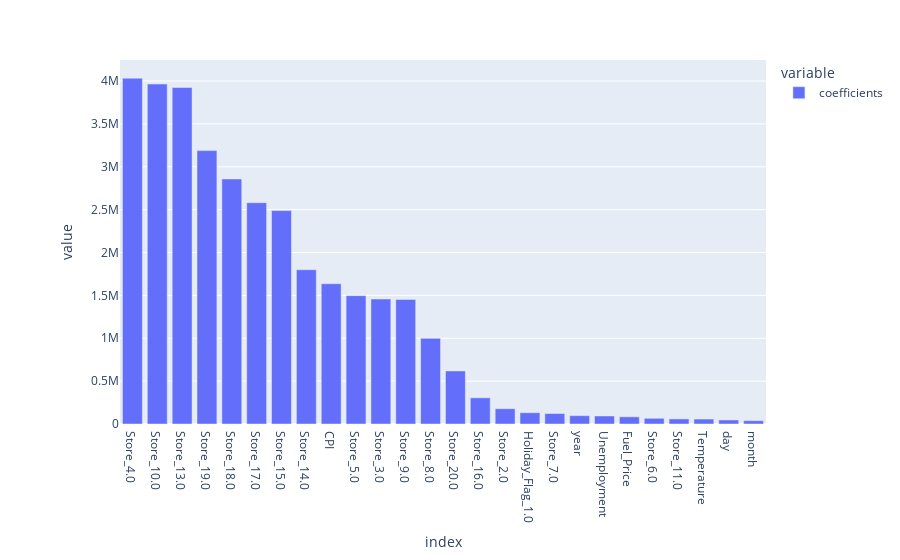

This figure's notebook cell:
### Code cell
# Plot coefficients sorted from highest to lowest
fig = px.bar(feature_importance.sort_values(by = 'coefficients', ascending=False), orientation='v')
fig.update_layout(showlegend=True, 
                 margin={'l': 120}  # to avoid cropping of column names
                )
fig.show()

### Figure 1 — Plotly figure (JSON) as saved in the notebook; plotly's stock layout.template omitted (floating-point values rounded to 4 significant figures)
{"data": [{"alignmentgroup": "True", "hovertemplate": "variable=coefficients<br>index=%{x}<br>value=%{y}<extra></extra>", "legendgroup": "coefficients", "marker": {"color": "#636efa", "pattern": {"shape": ""}}, "name": "coefficients", "offsetgroup": "coefficients", "orientation": "v", "showlegend": true, "textposition": "auto", "type": "bar", "x": ["Store_4.0", "Store_10.0", "Store_13.0", "Store_19.0", "Store_18.0", "Store_17.0", "Store_15.0", "Store_14.0", "CPI", "Store_5.0", "Store_3.0", "Store_9.0", "Store_8.0", "Store_20.0", "Store_16.0", "Store_2.0", "Holiday_Flag_1.0", "Store_7.0", "year", "Unemployment", "Fuel_Price", "Store_6.0", "Store_11.0", "Temperature", "day", "month"], "xaxis": "x", "y": [4033000.0, 3965000.0, 3924000.0, 3188000.0, 2858000.0, 2581000.0, 2488000.0, 1799000.0, 1636000.0, 1497000.0, 1458000.0, 1453000.0, 999100.0, 618900.0, 305600.0, 178300.0, 131500.0, 122200.0, 97010.0, 93580.0, 83710.0, 66590.0, 59140.0, 57620.0, 46730.0, 38890.0], "yaxis": "y"}], "layout": {"barmode": "relative", "legend": {"title": {"text": "variable"}, "tracegroupgap": 0}, "margin": {"l": 120, "t": 60}, "showlegend": true, "xaxis": {"anchor": "y", "domain": [0, 1], "title": {"text": "index"}}, "yaxis": {"anchor": "x", "domain": [0, 1], "title": {"text": "value"}}}}
